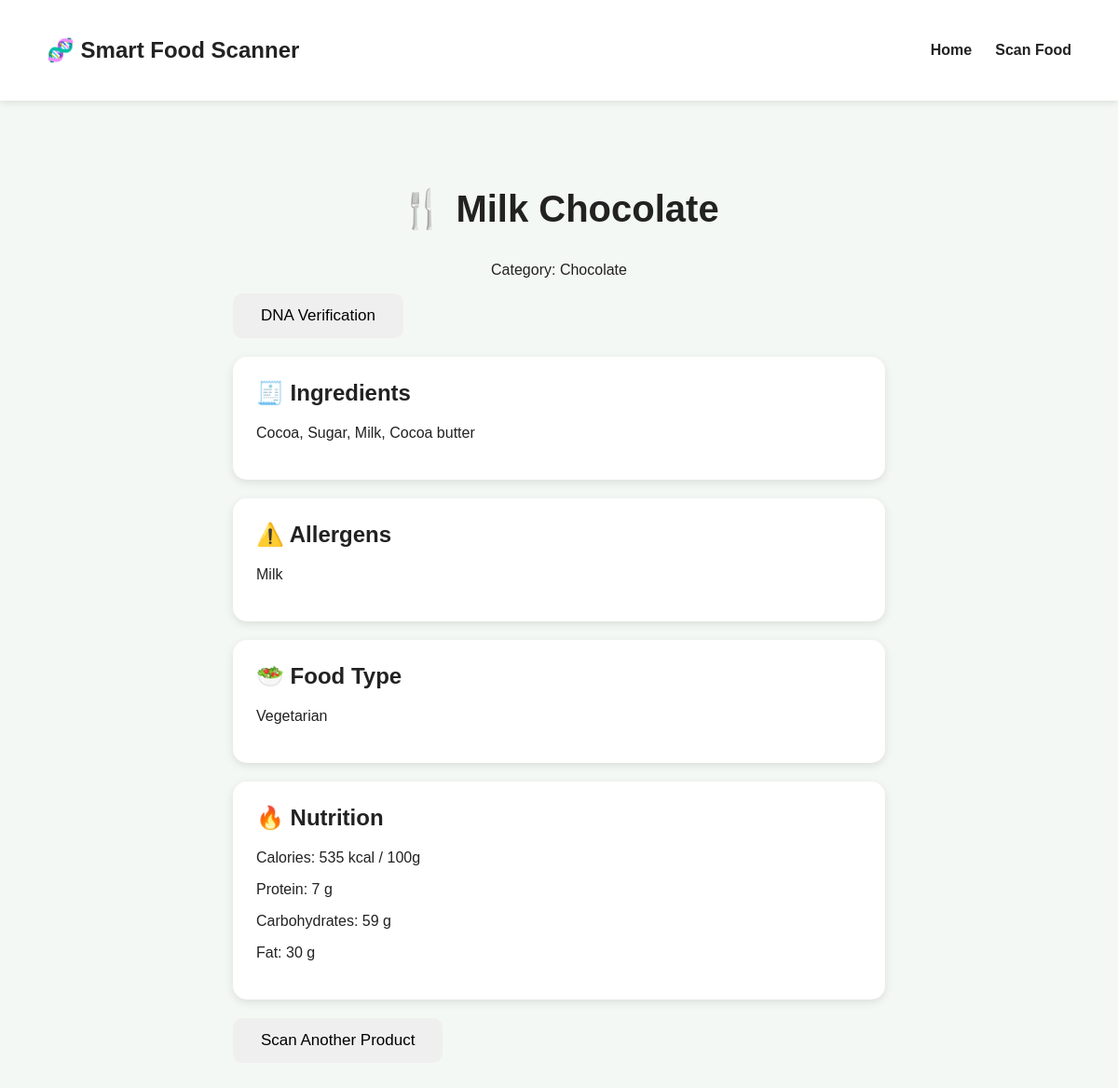
/product/FOOD002, run on the app's committed database.
### tables this page shows
CREATE TABLE products (
    id TEXT PRIMARY KEY,
    name TEXT,
    category TEXT,
    ingredients TEXT,
    allergens TEXT,
    calories TEXT,
    protein TEXT,
    carbohydrates TEXT,
    fat TEXT,
    food_type TEXT
);

### app.py (the view, shortened to what this page needs)
@app.route("/product/<product_id>")
def product_page(product_id):
    product = get_product(product_id)
    if product:
        return render_template(
            "result.html",
            product=product
        )

### app.py (called while the page is built)
def get_product(product_id):
    connection = sqlite3.connect(DATABASE)
    connection.row_factory = sqlite3.Row
    cursor = connection.cursor()
    cursor.execute("SELECT * FROM products")
    rows = cursor.fetchall()
    connection.close()
    for row in rows:
        if str(row[0]).upper() == str(product_id).upper():
            return row
    return None

### templates/result.html (shortened to what this page needs)
<!DOCTYPE html>
<html>
<head>
    <link rel="stylesheet"
          href="{{ url_for('static', filename='style.css') }}">
</head>
<body>
    <nav>
        <h2>🧬 Smart Food Scanner</h2>
        <a href="/">Home</a>
        <a href="/scan">Scan Food</a>
    </nav>
    <section class="result">
        <h1>🍴 {{ product["name"] }}</h1>
        <p class="category">
            Category: {{ product["category"] }}
        </p>
        <a href="/dna/{{ product['product_id'] }}">
    <button>DNA Verification</button>
</a>
        <div class="card">
            <h2>🧾 Ingredients</h2>
            <p>
                {{ product["ingredients"] }}
            </p>
        </div>
        <div class="card">
            <h2>⚠️ Allergens</h2>
            <p>
                {{ product["allergens"] }}
            </p>
        </div>
        <div class="card">
            <h2>🥗 Food Type</h2>
            <p>
                {{ product["food_type"] }}
            </p>
        </div>
        <div class="card">
            <h2>🔥 Nutrition</h2>
            <p>
                Calories:
                {{ product["calories"] }}
            </p>
            <p>
                Protein:
                {{ product["protein"] }}
            </p>
            <p>
                Carbohydrates:
                {{ product["carbohydrates"] }}
            </p>
            <p>
                Fat:
                {{ product["fat"] }}
            </p>
        </div>
        <a href="/scan">
            <button>
                Scan Another Product
            </button>
        </a>
    </section>
</body>
</html>

### static/style.css (style rules this page uses)
body { margin: 0; font-family: Arial, sans-serif; background-color: #f4f8f4; color: #222; }
nav { display: flex; align-items: center; gap: 25px; padding: 20px 50px; background-color: white; box-shadow: 0 2px 8px rgba(0,0,0,0.1); }
nav h2 { margin-right: auto; }
nav a { text-decoration: none; color: #222; font-weight: bold; }
button { padding: 14px 30px; border: none; border-radius: 10px; font-size: 17px; cursor: pointer; }
.result { max-width: 700px; margin: auto; padding: 60px 20px; }
.result h1 { text-align: center; font-size: 40px; }
.category { text-align: center; }
.card { background: white; margin: 20px 0; padding: 25px; border-radius: 15px; box-shadow: 0 3px 10px rgba(0,0,0,0.1); }
.card h2 { margin-top: 0; }

### data on the page
products: name "Milk Chocolate", category "Chocolate", ingredients "Cocoa, Sugar, Milk, Cocoa butter", allergens "Milk", food_type "Vegetarian", calories "535 kcal / 100g", protein "7 g", carbohydrates "59 g", fat "30 g"
